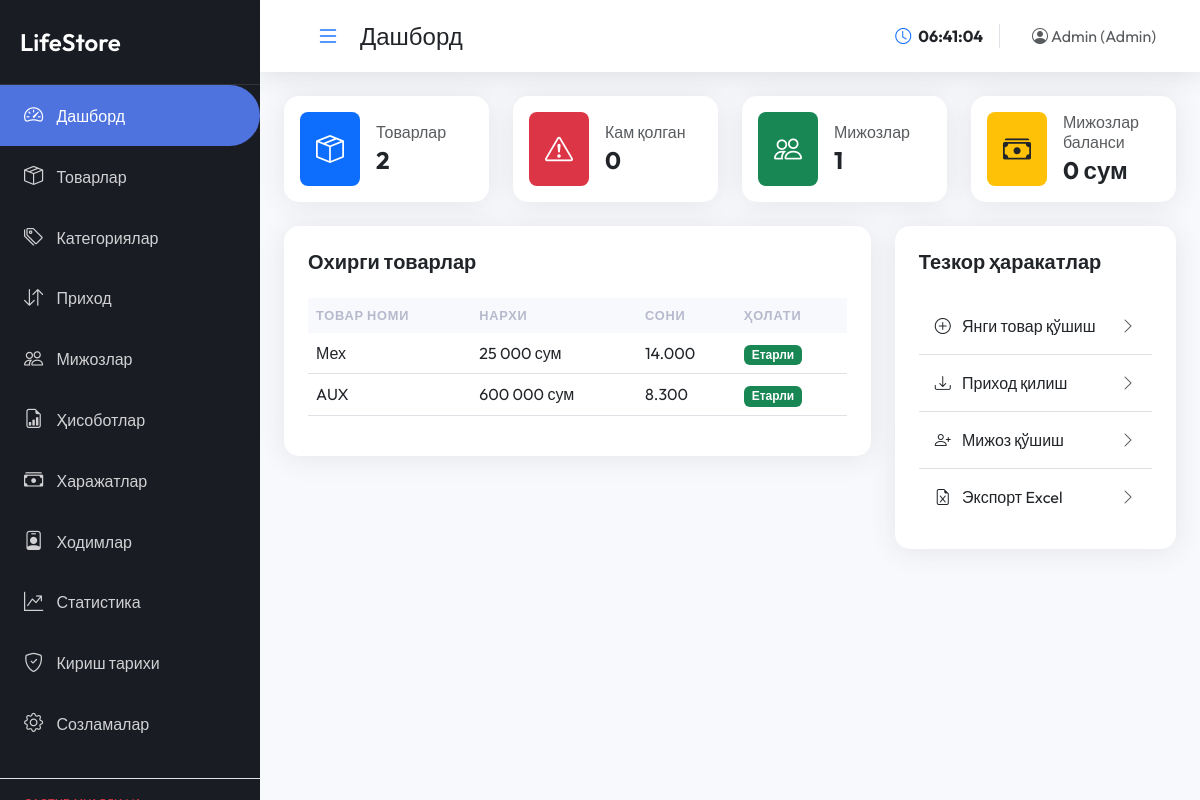
/admin/dashboard.php (signed in), run on an earlier commit of the app's database.
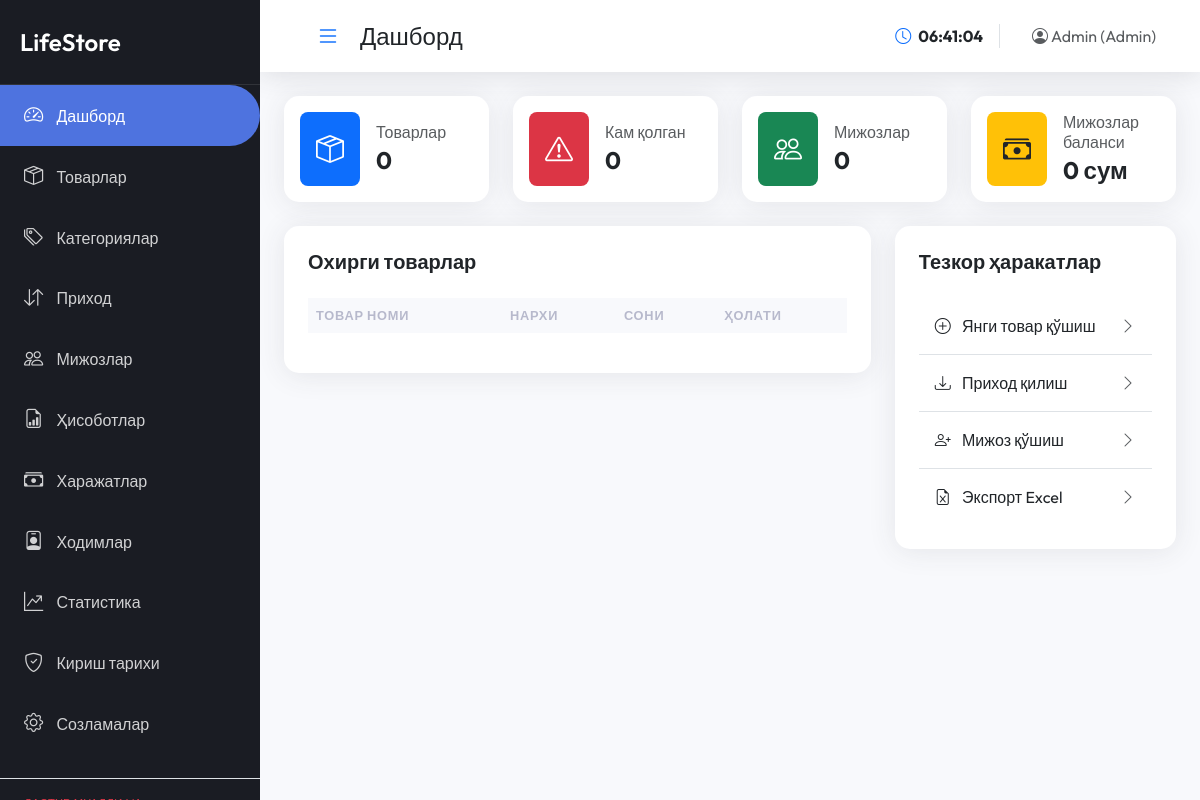
And on a later commit of the database.
### tables this page shows
CREATE TABLE `products` (
  `id` int(11) NOT NULL,
  `category_id` int(11) DEFAULT NULL,
  `name` varchar(255) NOT NULL,
  `quantity` decimal(15,3) DEFAULT '0.000',
  `cost_price` decimal(15,2) NOT NULL,
  `sale_price` decimal(15,2) NOT NULL,
  `barcode` varchar(100) DEFAULT NULL,
  `unit` varchar(50) DEFAULT 'шт',
  `image` varchar(255) DEFAULT NULL,
  `created_at` timestamp NULL DEFAULT CURRENT_TIMESTAMP
);

### config.php (called while the page is built, shortened)
<?php
function formatMoney($amount) {
    return number_format($amount, 0, '.', ' ') . " сум";
}
?>

### admin/dashboard.php (the view, shortened to what the changed rows need)
<?php
require_once 'layout.php';
$product_count = $conn->query("SELECT COUNT(*) as count FROM products")->fetch_assoc()['count'];
$customer_count = $conn->query("SELECT COUNT(*) as count FROM customers")->fetch_assoc()['count'];
?>
<div class="row g-4 mb-4">
    <div class="col-md-3">
        <div class="card p-3">
            <div class="d-flex align-items-center">
                <div>
                    <h6 class="text-muted mb-1">Товарлар</h6>
                    <h4 class="mb-0 fw-bold"><?php echo $product_count; ?></h4>
                </div>
            </div>
        </div>
    </div>
    <div class="col-md-3">
        <div class="card p-3">
            <div class="d-flex align-items-center">
                <div>
                    <h6 class="text-muted mb-1">Мижозлар</h6>
                    <h4 class="mb-0 fw-bold"><?php echo $customer_count; ?></h4>
                </div>
            </div>
        </div>
    </div>
</div>
<div class="row">
    <div class="col-md-8">
        <div class="card p-4">
            <div class="table-responsive">
                <table class="table align-middle">
                    <thead>
                        <tr>
                            <th>Товар номи</th>
                            <th>Нархи</th>
                            <th>Сони</th>
                            <th>Ҳолати</th>
                        </tr>
                    </thead>
                    <tbody>
                        <?php
                        $latest_products = $conn->query("SELECT * FROM products ORDER BY created_at DESC LIMIT 5");
                        while($p = $latest_products->fetch_assoc()):
                        ?>
                        <tr class="<?php echo $p['quantity'] < 5 ? 'low-stock' : ''; ?>">
                            <td><?php echo $p['name']; ?></td>
                            <td><?php echo formatMoney($p['sale_price']); ?></td>
                            <td><?php echo $p['quantity']; ?></td>
                            <td>
                                <?php if($p['quantity'] < 5): ?>
                                    <span class="badge bg-danger">Кам қолган</span>
                                <?php else: ?>
                                    <span class="badge bg-success">Етарли</span>
                                <?php endif; ?>
                            </td>
                        </tr>
                        <?php endwhile; ?>
                    </tbody>
                </table>
            </div>
        </div>
    </div>
</div>

What changed in the data, as far as the page shows it:
removed products: name "Мех", sale_price "25 000 сум", quantity "14.000", shows "Етарли"
removed products: name "AUX", sale_price "600 000 сум", quantity "8.300", shows "Етарли"
Also different on the page:
$product_count: "2" → "0"
$customer_count: "1" → "0"
